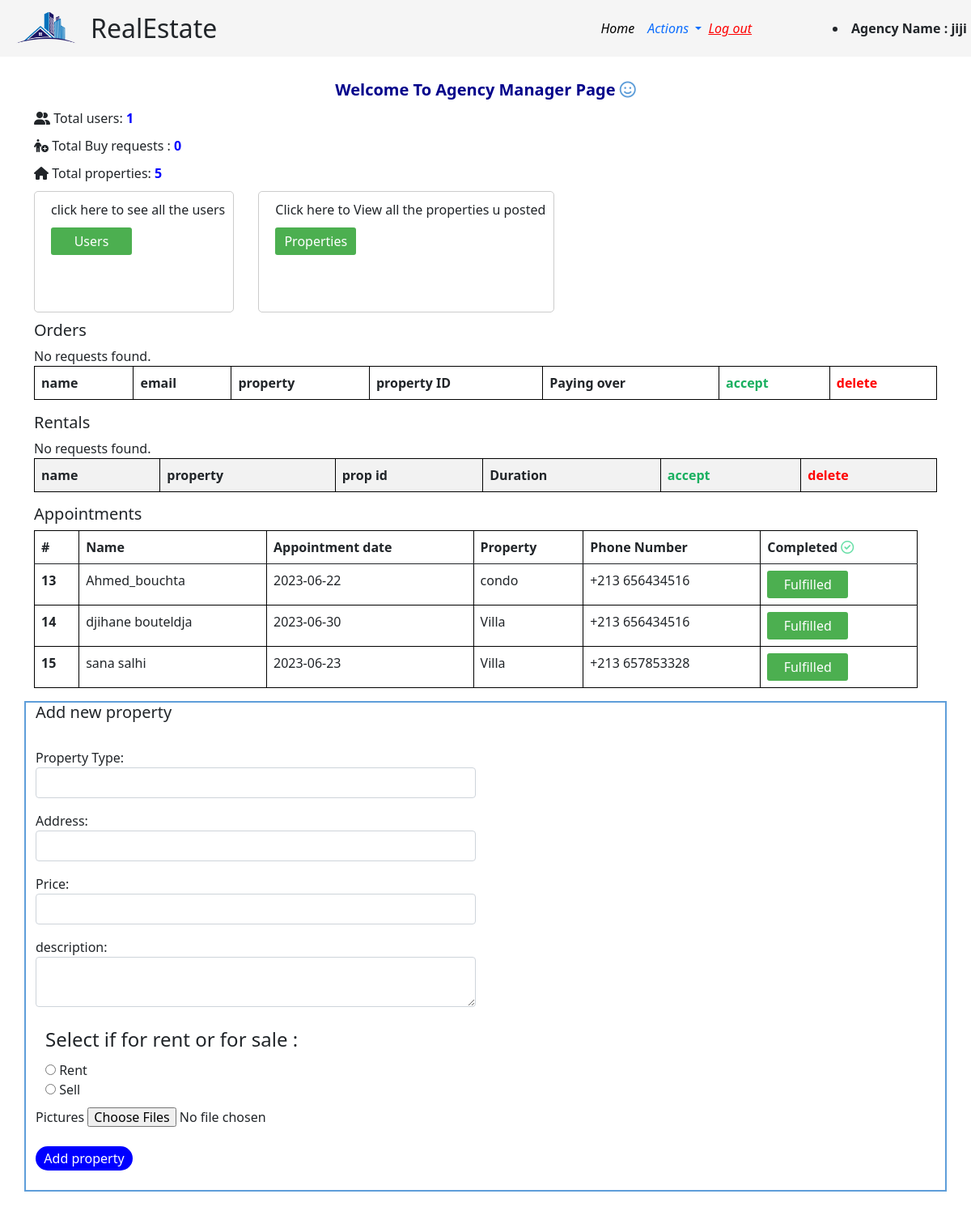
Screenshot of /agency_manager.php (signed in) with the database file from the repository.
### tables this page shows
CREATE TABLE `agency` (
  `agency_id` int(11) NOT NULL,
  `agency_name` varchar(255) NOT NULL,
  `nrc` int(20) NOT NULL,
  `city` varchar(20) NOT NULL,
  `email` varchar(50) NOT NULL,
  `mobile` varchar(20) NOT NULL,
  `logo` longtext NOT NULL DEFAULT '\'images/manger.jpg\'',
  `password` varchar(20) NOT NULL,
  `md5_pass` varchar(20) NOT NULL,
  `approved` tinyint(4) DEFAULT 0
);

CREATE TABLE `appointment` (
  `appointment_id` int(11) NOT NULL,
  `appointment_date` date NOT NULL,
  `property_id` int(11) NOT NULL,
  `full_name` char(50) NOT NULL,
  `phone` varchar(50) NOT NULL,
  `agency_id` int(11) NOT NULL,
  `completed` tinyint(1) DEFAULT NULL
);

CREATE TABLE `property` (
  `property_id` int(11) NOT NULL,
  `type` varchar(20) NOT NULL,
  `address` varchar(255) NOT NULL,
  `status` varchar(50) NOT NULL,
  `price` decimal(20,5) NOT NULL,
  `for_sale` tinyint(4) DEFAULT NULL,
  `for_rent` tinyint(4) DEFAULT NULL,
  `property_owner` int(11) DEFAULT NULL,
  `description` longtext DEFAULT NULL
);

### agency_manager.php (the view, shortened to what this page needs)
<?php
include('inc/connection.php');
if( isset( $_SESSION['id'] ) || isset( $_SESSION['agency_id'] ) ) {
    $id = $_SESSION['id'];
    $user = $_SESSION['username'];
    $count_prop_result = mysqli_query($conn, "SELECT COUNT(*) FROM property WHERE property_owner = '$id'");
    $count_properties = mysqli_fetch_array($count_prop_result)[0];
    $info = mysqli_query($conn,"SELECT * FROM users WHERE username ='$user'");
    $info_num_rows = $info->num_rows;
    if (!$info_num_rows) {
      $info = mysqli_query($conn,"SELECT * FROM agency WHERE agency_name ='$user'");
    }
    while($data = mysqli_fetch_array($info)) {
?>
<!DOCTYPE html>
<html lang="en">
<head>
    <link rel="stylesheet" href="css/main.css">
  <link href="https://cdn.jsdelivr.net/npm/bootstrap@5.0.2/dist/css/bootstrap.min.css" rel="stylesheet">
  <link rel="stylesheet" href="css/indexC.css">
  <link rel="stylesheet" href="css/reals.css">
  <link rel="stylesheet" href="css/normalize.css"/>
  <link rel="stylesheet" href="css/all.min.css"/>
</head>
<body>
<header>
            <nav class="navbar navbar-expand-lg " style="background-color: whitesmoke; top: 0px; position: fixed; width: 100%; height: 70px; z-index:999; ">
                <div class="container-fluid">
                    <div class="main-logo" style="padding-left: 50px;">
                        <img id="logopic" src="img/build4.png" alt="logopic" >
                        <h1 id="logo">RealEstate</h1>
                         </div>
                  <div class="navbar-brand" href="#" style="padding-right: 300px; padding-left: 150px; color: rgb(15, 15, 72);"> </div>
                  <div class="collapse navbar-collapse" id="navbarNavDropdown">
                    <ul class="navbar-nav">
                      <li class="nav-item">
                        <a class="nav-link active" aria-current="page" href="index.html" style="color: black;" >Home</a>
                      </li>
                      <li class="nav-item dropdown">
                        <a class="nav-link dropdown-toggle" href="#" role="button" data-bs-toggle="dropdown" aria-expanded="false">
                          Actions
                        </a>
                      </li>
                    </ul>
                    <li class="nav-item">
                       <a href="logout.php" style="color: red; " >Log out</a>
                       <li style="position:relative; left:100px;" >
                      <b> Agency Name : <?php echo $user ?></b>
                      </li>
                  </div>
                </div>
              </nav></header><br/><br/>
              <div class="mt-5 mb-2" style="font-size: 20px; color: darkblue; display: flex; justify-content: center; transition: width 0.3s ease;  " ><b>Welcome To  Agency Manager Page <i class="fa-regular fa-face-smile fa-bounce" <i class="fa-sharp fa-solid fa-hand-wave" style="color: #5e9ed9;"></i></i></b></div>
  <div class="container justify-content-between">
<div class="row">
<div class="col-12">
<?php
include('inc/connection.php');
$sql = "SELECT COUNT(*) AS userCount FROM apply WHERE approved = 1 and agency_id = $id";
$result = mysqli_query($conn, $sql);
if ($result) {
$row = mysqli_fetch_assoc($result);
$userCount = $row['userCount'];
echo '<p><b><i class="fa-solid fa-user-group"></i> </b>Total users: <span class="user-count" style="color: blue;font-weight: bold;" >' . $userCount.'</p>';
} else {
echo "Error: " . mysqli_error($conn);
}
?>
<?php
include('inc/connection.php');
$sql = "SELECT COUNT(*) AS appliesCount FROM apply WHERE approved is NULL and agency_id = $id ";
$result = mysqli_query($conn, $sql);
if ($result) {
$row = mysqli_fetch_assoc($result);
$userCount = $row['appliesCount'];
echo  '<p><b><i class="fa-solid fa-person-circle-plus"></i></b> Total Buy requests :  <span class="user-count" style="color: blue;font-weight: bold;" >' .$userCount.'</span></p>';
} else {
echo "Error: " . mysqli_error($conn);
}
?>
<?php
echo '<p><b><i class="fa-solid fa-house"></i></b> Total properties:  <span class="user-count" style="color: blue;font-weight: bold;">' .$count_properties.'</p>';
?>
<div style="display: flex; gap: 30px;">
<div class="card">
<p>click here to see all the users </p>
<a href="users.php" ><button class="btn">Users</button></a>
</div>
<div class="card">
<p>Click here to View all the properties u posted</p>
<a href="agency_properties.php" ><button class="btn">Properties</button></a>
</div>
</div>
<div class="col">
<h5 id="orders">Orders</h5>
    <table class="table table-responsive">
    <tr>
      <th>name</th>
      <th>email</th>
      <th>property</th>
      <th>property ID</th>
      <th>Paying over</th>
      <th><div style="color: rgb(26, 176, 96); ">accept</div></th>
      <th><div style=" color: red; ">delete</div></th>
    </tr>
    <?php
    $id = $_SESSION['id'];
    ?>
  </table>
  </div>
  <div class="col">
<h5 id="rentals">Rentals</h5>
    <table class="table table-responsive table-striped">
    <tr>
      <th>name</th>
      <th>property</th>
      <th>prop id</th>
      <th>Duration</th>
      <th><div style="color: rgb(26, 176, 96); ">accept</div></th>
      <th><div style="color: red;">delete</div></th>
    </tr>
    <?php
    $id = $_SESSION['id'];
    ?>
  </table>
  </div>
</div>
<div class="row">
  <div class="col">
  <h5 id="appointments">Appointments</h5>
  <table class="table">
  <thead>
    <tr>
      <th scope="col">#</th>
      <th scope="col">Name</th>
      <th scope="col">Appointment date</th>
      <th scope="col">Property</th>
      <th scope="col">Phone Number</th>
      <th scope="col">Completed <i class="fa-regular fa-circle-check" style="color: #68dfa7;"></i></th>
    </tr>
  </thead>
  <?php
    $agency_id = $_SESSION['id'];
    $query = "SELECT * FROM appointment AS app
    LEFT JOIN
    agency ON app.agency_id = agency.agency_id
    LEFT JOIN property
    ON app.property_id = property.property_id
    WHERE app.completed IS NULL AND app.agency_id= '$agency_id' GROUP BY app.appointment_id";
    $apppointments_result = mysqli_query($conn, $query);
  ?>
  <?php if ( mysqli_num_rows($apppointments_result) > 0) {?>
  <tbody>
    <?php while ($appointment = mysqli_fetch_assoc( $apppointments_result )) {?>
    <tr>
      <th scope="row"><?php echo $appointment['appointment_id']; ?></th>
      <td><?php echo $appointment['full_name']; ?></td>
      <td><?php echo $appointment['appointment_date']; ?></td>
      <td><?php echo $appointment['type']; ?></td>
      <td><?php echo $appointment['phone']; ?></td>
      <td>
        <form method="POST">
        <button class="btn btn-outline-info" name="fulfill">Fulfilled</button>
        </form>
      </td>
    </tr>
    <?php } ?>
  </tbody>
  <?php } else {?>
    <div class="alert alert-warning" role="alert">
      No appointments yet!
  </div>
    <?php } ?>
</table>
</div>
</div>
<div class="container-md justify-content-center mb-4" style="border: #5e9ed9 2px solid;">
  <div class="row">
    <div class="col-6">
  <h5 id="add">Add new property</h5><br/>
  <form method="POST" enctype="multipart/form-data">
  <div class="mb-3">
  <label for="type">Property Type:</label>
  <input class="form-control" type="text" name="type" id="type" required>
</div>
<div class="mb-3">
  <label for="address">Address:</label>
  <input class="form-control" type="text" name="address" id="address" required>
  </div>
  <div class="mb-3">
  <label for="price">Price:</label>
  <input class="form-control" type="text" name="price" id="price" required>
  </div>
  <div class="mb-3">
  <label for="description">description:</label><br/>
  <textarea class="form-control" cols="50" name="description" id="description" required></textarea>
  </div>
  <fieldset>
    <legend>Select if for rent or for sale : </legend>
    <div>
      <input type="radio" id="rent" name="rent_or_sale" value="rent">
      <label for="rent">Rent</label>
    </div>
    <div>
      <input type="radio" id="sell" name="rent_or_sale" value="sale">
      <label for="sell">Sell</label>
    </div>
</fieldset>
  <label for="pics">Pictures</label>
  <input type="file" name="pictures[]" multiple>
  <input type="hidden" name="property_owner" id="property_owner" value="<?php echo  $_SESSION['id']; ?>"><br><br/>
  <button type="submit" value="Add Property" name="add_property" style="color: white; background-color: blue; height: 30px; border: none; padding: 5px; border-radius: 20px;   width:120px;  ">Add property</button><br/><br/>
</form>
</div>
</div>
  </div>
</body>
</html>
<?php
}
}
?>

### css/main.css (style rules this page uses)
* { padding: 0; margin: 0; text-decoration: none; }
body { font-family:'Trebuchet MS', 'Lucida Sans Unicode', 'Lucida Grande', 'Lucida Sans', Arial, sans-serif; }

### css/indexC.css (style rules this page uses)
* { padding: 0; margin: 0; }
.nav-item { display: flex; padding-right: 0px; font-style: italic; }

### css/reals.css (style rules this page uses)
* { padding: 0; margin: 0; }
body { width: 100vw; height: auto; overflow-x: hidden; }
.main-logo { display: flex; }
#logopic { width: 90px; height: 80px; margin-left: -50px; }
#logo { margin-left: 10px; }
::placeholder { font-size: 1.2em; }

### agency_manager.php (style rules this page uses)
body { margin: 0; padding: 0; }
table { border-collapse: collapse; width: 100%; }
th, td { border: 1px solid black; padding: 8px; text-align: left; }
th { background-color: #f2f2f; }
.card { border: 1px solid #ccc; border-radius: 5px; padding: 10px; height: 150px; margin-bottom: 10px; padding-left: 20px; }
p { margin-bottom: 10px; }
.btn { left: 50px; width: 100px; background-color: #4CAF50; color: white; border: none; padding: 5px 10px; border-radius: 3px; cursor: pointer; }

### rows the page displays
agency: userCount "1", userCount "0", count_properties "5"
appointment: appointment_id "13", full_name "Ahmed_bouchta", appointment_date "2023-06-22", property.type "condo", phone "+213 656434516"
appointment: appointment_id "14", full_name "djihane bouteldja", appointment_date "2023-06-30", property.type "Villa", phone "+213 656434516"
appointment: appointment_id "15", full_name "sana salhi", appointment_date "2023-06-23", property.type "Villa", phone "+213 657853328"
